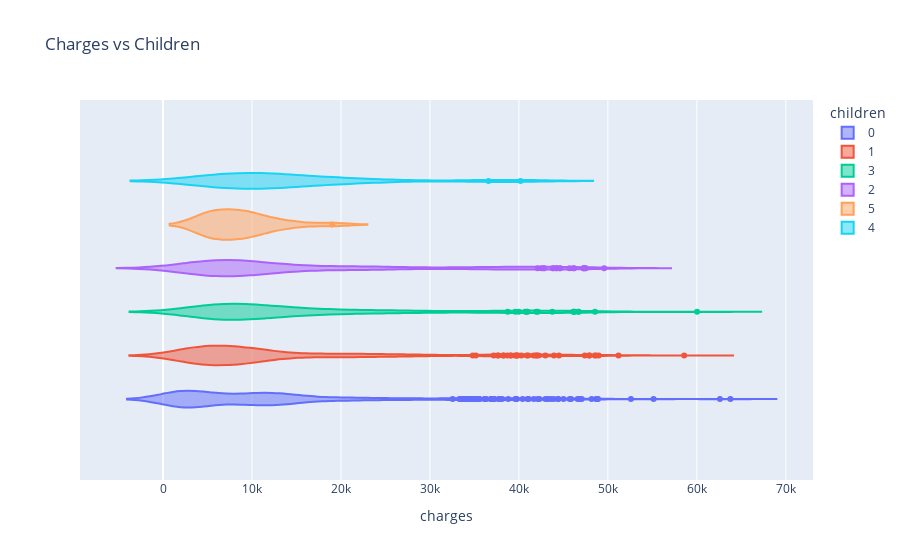

This figure's notebook cell:
### Markdown cell above
**Завдання 4**: Візуалізуйте звʼязок між стовпцем `charges` та `children` використовуючи графіки-скрипки (`px.violin`). Опишіть свої спостереження.

### Code cell
fig = px.violin(medical_df, x='charges', color='children', title='Charges vs Children')
fig.show()

### Figure 1 — Plotly figure (JSON) as saved in the notebook; plotly's stock layout.template omitted (floating-point values rounded to 4 significant figures; data arrays with more than 128 entries replaced by an {"elided": "..."} marker saying what was removed)
{"data": [{"alignmentgroup": "True", "box": {"visible": false}, "hovertemplate": "children=0<br>charges=%{x}<extra></extra>", "legendgroup": "0", "marker": {"color": "#636efa"}, "name": "0", "offsetgroup": "0", "orientation": "h", "scalegroup": "True", "showlegend": true, "type": "violin", "x": {"elided": "574 float values"}, "x0": " ", "xaxis": "x", "y0": " ", "yaxis": "y"}, {"alignmentgroup": "True", "box": {"visible": false}, "hovertemplate": "children=1<br>charges=%{x}<extra></extra>", "legendgroup": "1", "marker": {"color": "#EF553B"}, "name": "1", "offsetgroup": "1", "orientation": "h", "scalegroup": "True", "showlegend": true, "type": "violin", "x": {"elided": "324 float values"}, "x0": " ", "xaxis": "x", "y0": " ", "yaxis": "y"}, {"alignmentgroup": "True", "box": {"visible": false}, "hovertemplate": "children=3<br>charges=%{x}<extra></extra>", "legendgroup": "3", "marker": {"color": "#00cc96"}, "name": "3", "offsetgroup": "3", "orientation": "h", "scalegroup": "True", "showlegend": true, "type": "violin", "x": {"elided": "157 float values"}, "x0": " ", "xaxis": "x", "y0": " ", "yaxis": "y"}, {"alignmentgroup": "True", "box": {"visible": false}, "hovertemplate": "children=2<br>charges=%{x}<extra></extra>", "legendgroup": "2", "marker": {"color": "#ab63fa"}, "name": "2", "offsetgroup": "2", "orientation": "h", "scalegroup": "True", "showlegend": true, "type": "violin", "x": {"elided": "240 float values"}, "x0": " ", "xaxis": "x", "y0": " ", "yaxis": "y"}, {"alignmentgroup": "True", "box": {"visible": false}, "hovertemplate": "children=5<br>charges=%{x}<extra></extra>", "legendgroup": "5", "marker": {"color": "#FFA15A"}, "name": "5", "offsetgroup": "5", "orientation": "h", "scalegroup": "True", "showlegend": true, "type": "violin", "x": [4688.0, 6799.0, 4831.0, 5080.0, 9789.0, 12590.0, 11550.0, 6666.0, 6654.0, 10100.0, 8966.0, 8597.0, 4915.0, 19020.0, 9222.0, 8582.0, 5615.0, 14480.0], "x0": " ", "xaxis": "x", "y0": " ", "yaxis": "y"}, {"alignmentgroup": "True", "box": {"visible": false}, "hovertemplate": "children=4<br>charges=%{x}<extra></extra>", "legendgroup": "4", "marker": {"color": "#19d3f3"}, "name": "4", "offsetgroup": "4", "orientation": "h", "scalegroup": "True", "showlegend": true, "type": "violin", "x": [4505.0, 11030.0, 10410.0, 8163.0, 11520.0, 24670.0, 10980.0, 10740.0, 7512.0, 17940.0, 40180.0, 12950.0, 14390.0, 17130.0, 4878.0, 7244.0, 36580.0, 5709.0, 11300.0, 4561.0, 11020.0, 6059.0, 15830.0, 21470.0, 19500.0], "x0": " ", "xaxis": "x", "y0": " ", "yaxis": "y"}], "layout": {"legend": {"title": {"text": "children"}, "tracegroupgap": 0}, "title": {"text": "Charges vs Children"}, "violinmode": "group", "xaxis": {"anchor": "y", "domain": [0, 1], "title": {"text": "charges"}}, "yaxis": {"anchor": "x", "domain": [0, 1]}}}
